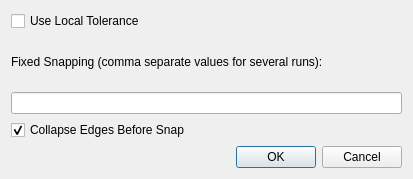
<?xml version="1.0" encoding="UTF-8"?>
<ui version="4.0">
 <class>SelfSnapDialog</class>
 <widget class="QDialog" name="SelfSnapDialog">
  <property name="geometry">
   <rect>
    <x>0</x>
    <y>0</y>
    <width>413</width>
    <height>179</height>
   </rect>
  </property>
  <property name="windowTitle">
   <string>Dialog</string>
  </property>
  <layout class="QVBoxLayout" name="verticalLayout">
   <item>
    <widget class="QCheckBox" name="use_local_tolerance">
     <property name="text">
      <string>Use Local Tolerance</string>
     </property>
    </widget>
   </item>
   <item>
    <widget class="QLabel" name="label">
     <property name="text">
      <string>Fixed Snapping (comma separate values for several runs):</string>
     </property>
    </widget>
   </item>
   <item>
    <widget class="QLineEdit" name="tolerances"/>
   </item>
   <item>
    <widget class="QCheckBox" name="do_simplify_border">
     <property name="text">
      <string>Collapse Edges Before Snap</string>
     </property>
     <property name="checked">
      <bool>true</bool>
     </property>
    </widget>
   </item>
   <item>
    <widget class="QDialogButtonBox" name="buttonBox">
     <property name="orientation">
      <enum>Qt::Horizontal</enum>
     </property>
     <property name="standardButtons">
      <set>QDialogButtonBox::Cancel|QDialogButtonBox::Ok</set>
     </property>
    </widget>
   </item>
  </layout>
 </widget>
 <resources/>
 <connections>
  <connection>
   <sender>buttonBox</sender>
   <signal>accepted()</signal>
   <receiver>SelfSnapDialog</receiver>
   <slot>accept()</slot>
   <hints>
    <hint type="sourcelabel">
     <x>248</x>
     <y>254</y>
    </hint>
    <hint type="destinationlabel">
     <x>157</x>
     <y>274</y>
    </hint>
   </hints>
  </connection>
  <connection>
   <sender>buttonBox</sender>
   <signal>rejected()</signal>
   <receiver>SelfSnapDialog</receiver>
   <slot>reject()</slot>
   <hints>
    <hint type="sourcelabel">
     <x>316</x>
     <y>260</y>
    </hint>
    <hint type="destinationlabel">
     <x>286</x>
     <y>274</y>
    </hint>
   </hints>
  </connection>
 </connections>
</ui>
